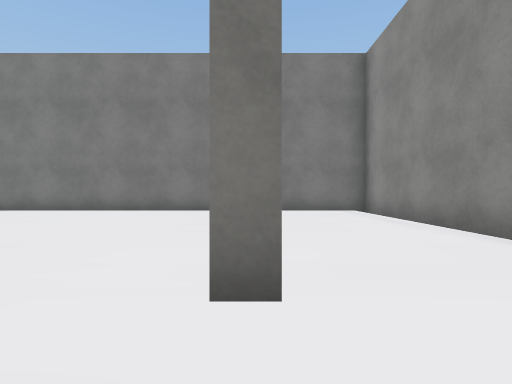
view 1 (above)

17 first-person views from a walk through a scene from a Unity 3-D project. The camera is 0.58 m above the floor, looks level and sees 80° across. The floor is counted in squares, 1 m on a side. Each view is taken from the middle of a square. On the plan, view 1 faces up. The plan holds only what a view shows up to about 9 squares ahead; the rest is blank. The place goes on beyond the plan. The player is left out. Some surface patterns are stand-ins.

view 2
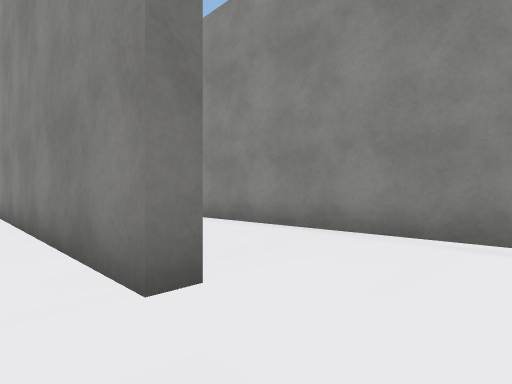

view 3
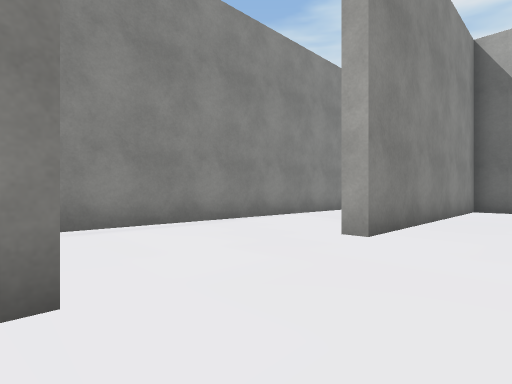

view 4
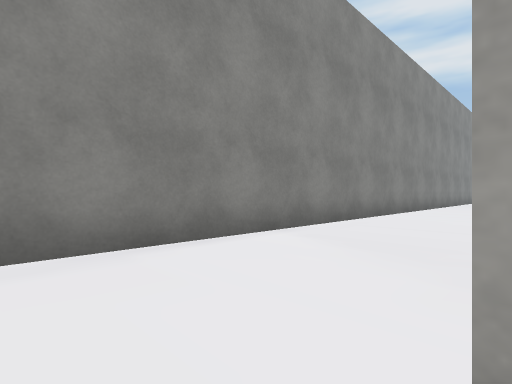

view 5
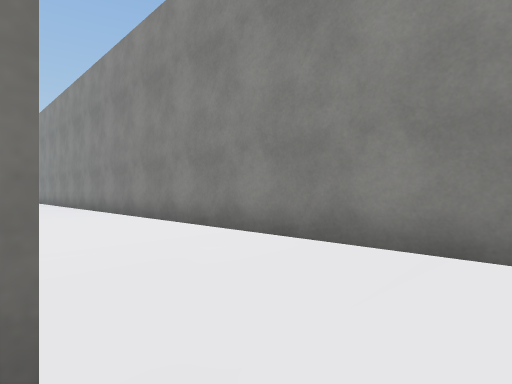

view 6
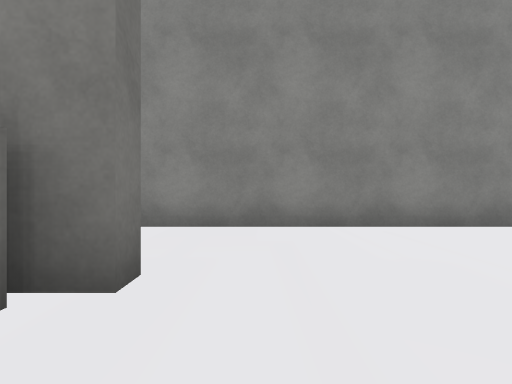

view 7
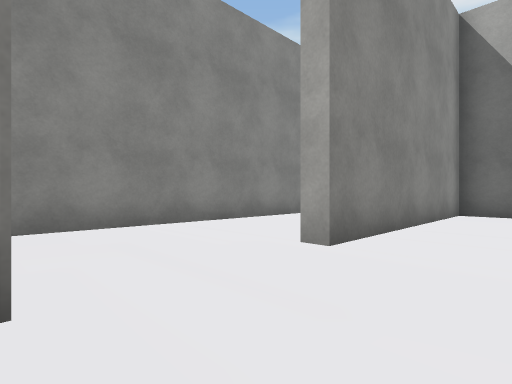

view 8
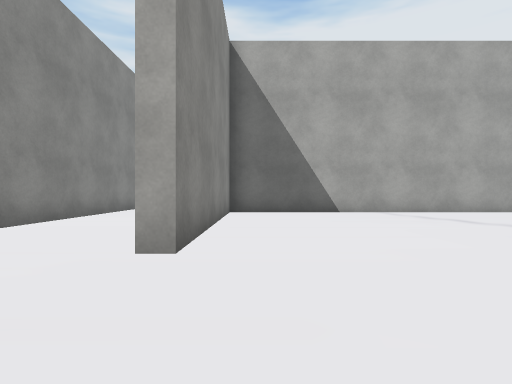

view 9
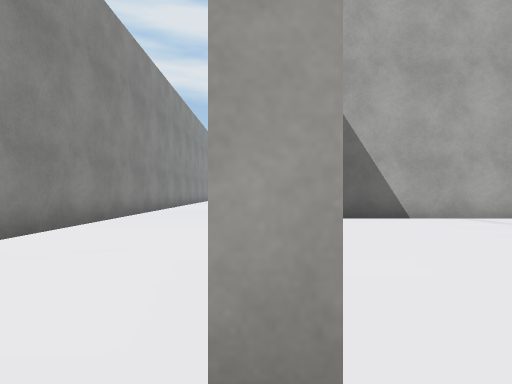

view 10
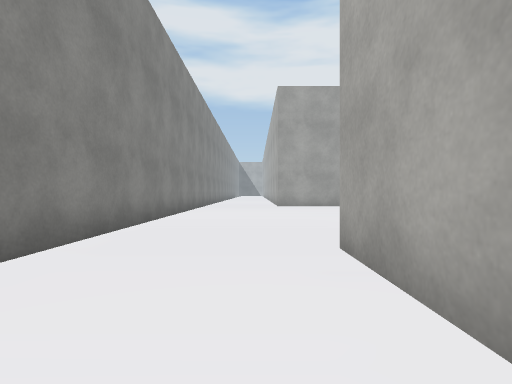

view 11
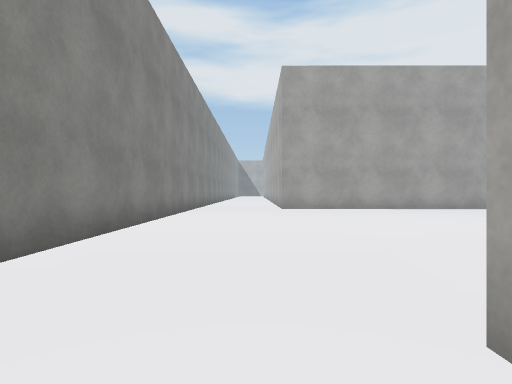

view 12
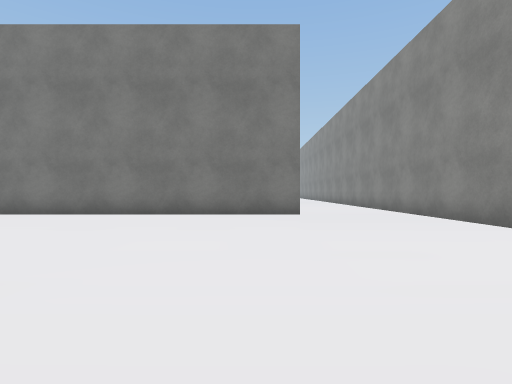

view 13
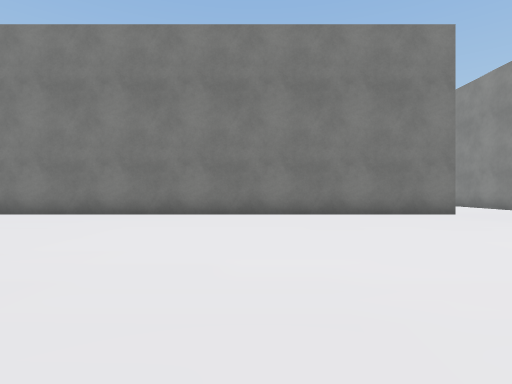

view 14
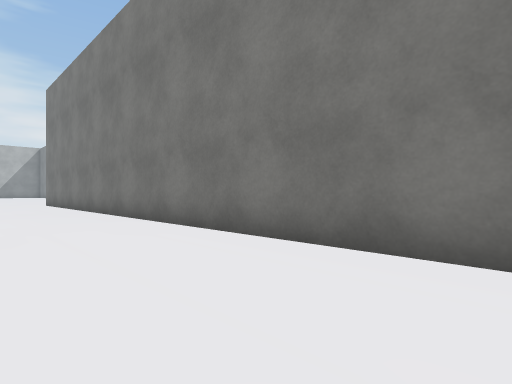

view 15
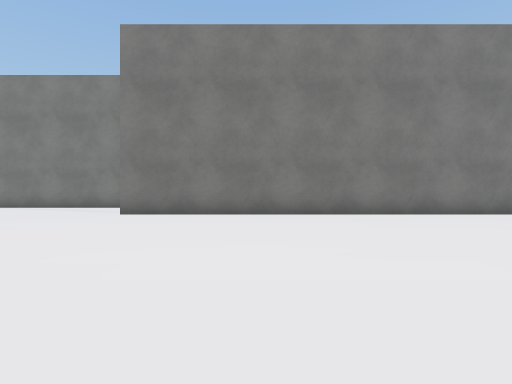

view 16
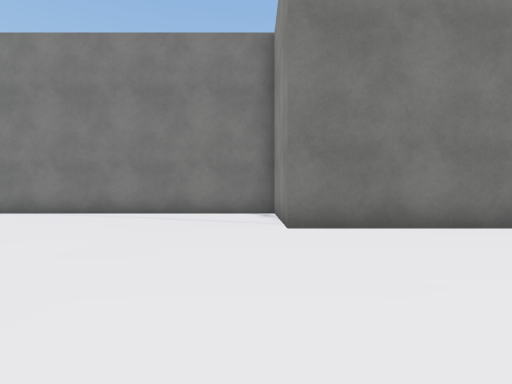

view 17
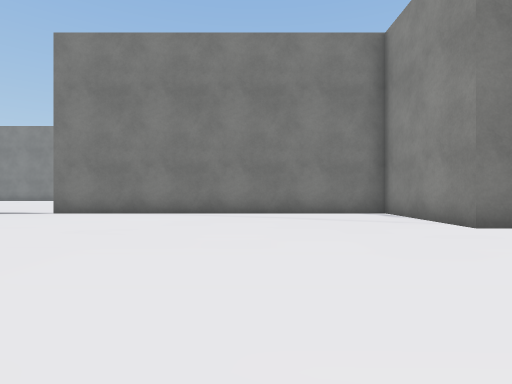

### Floor plan
Key: @ floor where view 1 was taken; # wall or solid block; . floor; / step, stairs or slope; O other object.
Columns run from 31 left of view 1 to 4 right of it. Each row starts with its distance up from view 1.
  9                         ...... #../#
  8                         .......#../#
  7                          ......#../#
  6                           .....#../#
  5                            ....#../#
  4                            ....#../#
  3                             ...#../#
  2                              ..#../#
  1                              ...../#
  0                              ..@../#
 -1                              ...../#
 -2                              ..#../#
 -3                              ..#../#
 -4                               .#../#
 -5                               .#../#
 -6                               .#../#
 -7                               .#../#
 -8                               .#../#
 -9                               ##../#
-10                                 ../#
-11                                 ../#
-12                                 ../#
-13                                 ../#
-14                               O#../#
-15                              ..#../#
-16                              ...../#
-17                             ....../#
-18                            ....#../#
-19                           .....#../#
-20 #########                 .....#../#
-21 ........#                ......#../#
-22 ........#               .......#../#
-23 ........#              ........#../#
-24 ........########################../#
-25 ................................../#
-26  ................................./#
-27   ..............  ................/#
-28    .............      ............/#
-29     .  ........        .........../#
-30          .....          ........../#
-31           ...            ........./#
-32            .              ......../#

Positions as (right, up) in squares from view 1, and headings:
1: (0, 0), facing up
2: (-1, 0), facing up-right
3: (-2, 2), facing down-right
4: (0, -1), facing down-right
5: (0, -16), facing up-right
6: (-2, -16), facing right
7: (-2, -15), facing down-right
8: (-1, -15), facing down
9: (0, -17), facing down
10: (1, -21), facing down
11: (1, -23), facing down
12: (-1, -32), facing up
13: (-5, -32), facing up
14: (-8, -27), facing up-left
15: (-20, -32), facing up
16: (-24, -29), facing up
17: (-27, -29), facing up
